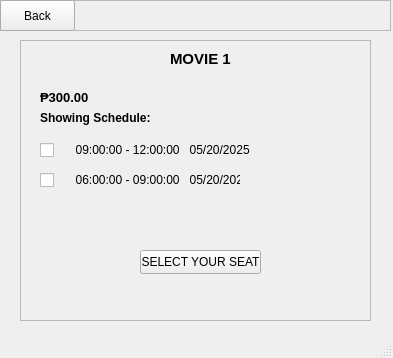
<?xml version="1.0" encoding="UTF-8"?>
<ui version="4.0">
 <class>Movie1</class>
 <widget class="QMainWindow" name="Movie1">
  <property name="geometry">
   <rect>
    <x>0</x>
    <y>0</y>
    <width>393</width>
    <height>358</height>
   </rect>
  </property>
  <property name="windowTitle">
   <string>MainWindow</string>
  </property>
  <widget class="QWidget" name="centralwidget">
   <widget class="QFrame" name="frame">
    <property name="geometry">
     <rect>
      <x>20</x>
      <y>40</y>
      <width>351</width>
      <height>281</height>
     </rect>
    </property>
    <property name="autoFillBackground">
     <bool>true</bool>
    </property>
    <property name="frameShape">
     <enum>QFrame::StyledPanel</enum>
    </property>
    <property name="frameShadow">
     <enum>QFrame::Raised</enum>
    </property>
    <widget class="QLabel" name="label">
     <property name="geometry">
      <rect>
       <x>150</x>
       <y>10</y>
       <width>61</width>
       <height>16</height>
      </rect>
     </property>
     <property name="text">
      <string>&lt;html&gt;&lt;head/&gt;&lt;body&gt;&lt;p&gt;&lt;span style=&quot; font-size:11pt; font-weight:700;&quot;&gt;MOVIE 1&lt;/span&gt;&lt;/p&gt;&lt;/body&gt;&lt;/html&gt;</string>
     </property>
    </widget>
    <widget class="QLabel" name="label_2">
     <property name="geometry">
      <rect>
       <x>20</x>
       <y>70</y>
       <width>151</width>
       <height>16</height>
      </rect>
     </property>
     <property name="text">
      <string>&lt;html&gt;&lt;head/&gt;&lt;body&gt;&lt;p&gt;&lt;span style=&quot; font-weight:700;&quot;&gt;Showing Schedule:&lt;/span&gt;&lt;/p&gt;&lt;/body&gt;&lt;/html&gt;</string>
     </property>
    </widget>
    <widget class="QCheckBox" name="checkBox">
     <property name="geometry">
      <rect>
       <x>20</x>
       <y>100</y>
       <width>211</width>
       <height>20</height>
      </rect>
     </property>
     <property name="text">
      <string>     09:00:00 - 12:00:00   05/20/2025</string>
     </property>
    </widget>
    <widget class="QCheckBox" name="checkBox_2">
     <property name="geometry">
      <rect>
       <x>20</x>
       <y>130</y>
       <width>201</width>
       <height>20</height>
      </rect>
     </property>
     <property name="text">
      <string>     06:00:00 - 09:00:00   05/20/2025</string>
     </property>
    </widget>
    <widget class="QPushButton" name="pushButton">
     <property name="geometry">
      <rect>
       <x>120</x>
       <y>210</y>
       <width>121</width>
       <height>24</height>
      </rect>
     </property>
     <property name="text">
      <string>SELECT YOUR SEAT</string>
     </property>
    </widget>
    <widget class="QLabel" name="label_3">
     <property name="geometry">
      <rect>
       <x>20</x>
       <y>50</y>
       <width>49</width>
       <height>16</height>
      </rect>
     </property>
     <property name="text">
      <string>&lt;html&gt;&lt;head/&gt;&lt;body&gt;&lt;p&gt;&lt;span style=&quot; font-size:10pt; font-weight:700;&quot;&gt;₱300.00&lt;/span&gt;&lt;/p&gt;&lt;/body&gt;&lt;/html&gt;</string>
     </property>
    </widget>
   </widget>
   <widget class="QFrame" name="frame_2">
    <property name="geometry">
     <rect>
      <x>0</x>
      <y>0</y>
      <width>391</width>
      <height>31</height>
     </rect>
    </property>
    <property name="autoFillBackground">
     <bool>true</bool>
    </property>
    <property name="frameShape">
     <enum>QFrame::StyledPanel</enum>
    </property>
    <property name="frameShadow">
     <enum>QFrame::Raised</enum>
    </property>
    <widget class="QPushButton" name="pushButton_6">
     <property name="geometry">
      <rect>
       <x>0</x>
       <y>0</y>
       <width>75</width>
       <height>31</height>
      </rect>
     </property>
     <property name="text">
      <string>Back</string>
     </property>
    </widget>
   </widget>
  </widget>
  <widget class="QMenuBar" name="menubar">
   <property name="geometry">
    <rect>
     <x>0</x>
     <y>0</y>
     <width>393</width>
     <height>22</height>
    </rect>
   </property>
  </widget>
  <widget class="QStatusBar" name="statusbar"/>
 </widget>
 <resources/>
 <connections/>
</ui>
